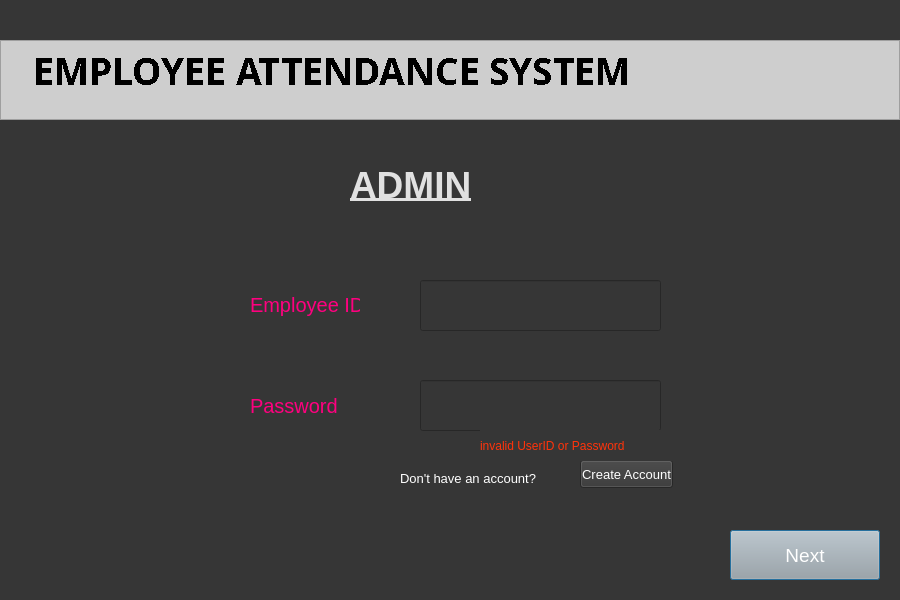
<?xml version="1.0" encoding="UTF-8"?>
<ui version="4.0">
 <class>Dialog</class>
 <widget class="QDialog" name="Dialog">
  <property name="enabled">
   <bool>true</bool>
  </property>
  <property name="geometry">
   <rect>
    <x>0</x>
    <y>0</y>
    <width>900</width>
    <height>600</height>
   </rect>
  </property>
  <property name="font">
   <font>
    <pointsize>10</pointsize>
   </font>
  </property>
  <property name="windowTitle">
   <string>Dialog</string>
  </property>
  <property name="styleSheet">
   <string notr="true">background-color: rgb(54, 54, 54);</string>
  </property>
  <widget class="QLabel" name="label">
   <property name="geometry">
    <rect>
     <x>350</x>
     <y>150</y>
     <width>200</width>
     <height>70</height>
    </rect>
   </property>
   <property name="font">
    <font>
     <family>MS UI Gothic</family>
     <pointsize>28</pointsize>
     <weight>75</weight>
     <bold>true</bold>
     <underline>true</underline>
     <strikeout>false</strikeout>
    </font>
   </property>
   <property name="styleSheet">
    <string notr="true">color:rgb(225, 225, 225); font-size:28pt;</string>
   </property>
   <property name="text">
    <string>ADMIN</string>
   </property>
  </widget>
  <widget class="QLineEdit" name="userid">
   <property name="geometry">
    <rect>
     <x>420</x>
     <y>280</y>
     <width>241</width>
     <height>51</height>
    </rect>
   </property>
   <property name="font">
    <font>
     <family>MS Shell Dlg 2</family>
     <pointsize>14</pointsize>
    </font>
   </property>
   <property name="styleSheet">
    <string notr="true">font-size:14pt; color:rgb(243, 243, 243)</string>
   </property>
  </widget>
  <widget class="QLineEdit" name="password">
   <property name="geometry">
    <rect>
     <x>420</x>
     <y>380</y>
     <width>241</width>
     <height>51</height>
    </rect>
   </property>
   <property name="styleSheet">
    <string notr="true">font-size:14pt; color:rgb(243, 243, 243)</string>
   </property>
   <property name="text">
    <string/>
   </property>
  </widget>
  <widget class="QLabel" name="label_3">
   <property name="geometry">
    <rect>
     <x>250</x>
     <y>390</y>
     <width>111</width>
     <height>31</height>
    </rect>
   </property>
   <property name="styleSheet">
    <string notr="true">font-size:15pt; color:rgb(255, 0, 127)</string>
   </property>
   <property name="text">
    <string>Password</string>
   </property>
  </widget>
  <widget class="QPushButton" name="loginbutton">
   <property name="geometry">
    <rect>
     <x>730</x>
     <y>530</y>
     <width>150</width>
     <height>50</height>
    </rect>
   </property>
   <property name="styleSheet">
    <string notr="true">background-color: rgb(167, 168, 167); font-size:14pt; color:rgb(255, 255, 255)</string>
   </property>
   <property name="text">
    <string>Next</string>
   </property>
  </widget>
  <widget class="QLabel" name="label_4">
   <property name="geometry">
    <rect>
     <x>400</x>
     <y>470</y>
     <width>171</width>
     <height>16</height>
    </rect>
   </property>
   <property name="styleSheet">
    <string notr="true">color:rgb(255, 255, 255)</string>
   </property>
   <property name="text">
    <string>Don't have an account?</string>
   </property>
  </widget>
  <widget class="QPushButton" name="createaccbutton">
   <property name="geometry">
    <rect>
     <x>580</x>
     <y>460</y>
     <width>93</width>
     <height>28</height>
    </rect>
   </property>
   <property name="styleSheet">
    <string notr="true">color:rgb(255, 255, 255)</string>
   </property>
   <property name="text">
    <string>Create Account</string>
   </property>
  </widget>
  <widget class="QLabel" name="invalid">
   <property name="geometry">
    <rect>
     <x>480</x>
     <y>430</y>
     <width>331</width>
     <height>31</height>
    </rect>
   </property>
   <property name="font">
    <font>
     <pointsize>9</pointsize>
    </font>
   </property>
   <property name="styleSheet">
    <string notr="true">color: rgb(255, 51, 10);</string>
   </property>
   <property name="text">
    <string>invalid UserID or Password</string>
   </property>
  </widget>
  <widget class="QLabel" name="userid_2">
   <property name="geometry">
    <rect>
     <x>250</x>
     <y>290</y>
     <width>110</width>
     <height>30</height>
    </rect>
   </property>
   <property name="styleSheet">
    <string notr="true">font-size:15pt; color:rgb(255, 0, 127)</string>
   </property>
   <property name="text">
    <string>Employee ID</string>
   </property>
  </widget>
  <widget class="QPlainTextEdit" name="plainTextEdit">
   <property name="enabled">
    <bool>true</bool>
   </property>
   <property name="geometry">
    <rect>
     <x>0</x>
     <y>40</y>
     <width>900</width>
     <height>80</height>
    </rect>
   </property>
   <property name="sizePolicy">
    <sizepolicy hsizetype="Fixed" vsizetype="Fixed">
     <horstretch>0</horstretch>
     <verstretch>0</verstretch>
    </sizepolicy>
   </property>
   <property name="font">
    <font>
     <family>Bell MT</family>
     <pointsize>28</pointsize>
     <weight>75</weight>
     <italic>false</italic>
     <bold>true</bold>
     <underline>false</underline>
     <stylestrategy>NoAntialias</stylestrategy>
     <kerning>true</kerning>
    </font>
   </property>
   <property name="acceptDrops">
    <bool>true</bool>
   </property>
   <property name="layoutDirection">
    <enum>Qt::LeftToRight</enum>
   </property>
   <property name="styleSheet">
    <string notr="true">background-color: rgb(206, 206, 206);</string>
   </property>
   <property name="inputMethodHints">
    <set>Qt::ImhNone</set>
   </property>
   <property name="lineWidth">
    <number>1</number>
   </property>
   <property name="verticalScrollBarPolicy">
    <enum>Qt::ScrollBarAlwaysOff</enum>
   </property>
   <property name="horizontalScrollBarPolicy">
    <enum>Qt::ScrollBarAlwaysOff</enum>
   </property>
   <property name="sizeAdjustPolicy">
    <enum>QAbstractScrollArea::AdjustToContents</enum>
   </property>
   <property name="undoRedoEnabled">
    <bool>false</bool>
   </property>
   <property name="lineWrapMode">
    <enum>QPlainTextEdit::NoWrap</enum>
   </property>
   <property name="plainText">
    <string>   EMPLOYEE ATTENDANCE SYSTEM
</string>
   </property>
   <property name="textInteractionFlags">
    <set>Qt::NoTextInteraction</set>
   </property>
   <property name="centerOnScroll">
    <bool>false</bool>
   </property>
   <property name="placeholderText">
    <string/>
   </property>
  </widget>
 </widget>
 <resources/>
 <connections/>
</ui>
